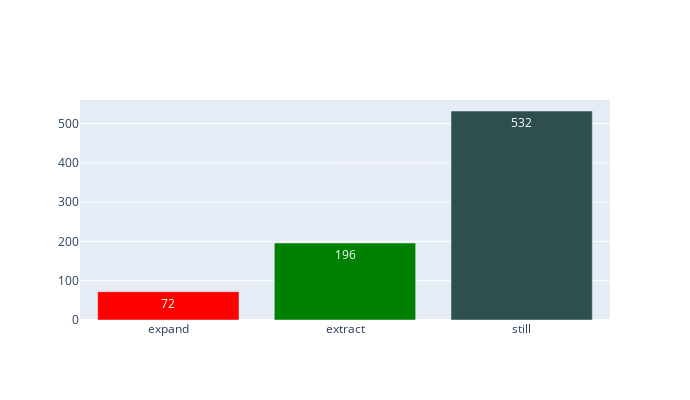

The code cell stored with this chart in its notebook:
### Code cell
# Meta-Statistics
GridStatsMetaDF = GridSizeDF.groupby(['comparison']).agg({'task_id': 'count'})\
                                         .rename(columns={'task_id': 'count'}).reset_index(drop=False)
GridStatsMetaDF['color'] = GridStatsMetaDF['comparison'].replace(COMP_COLORS)
# display(GridStatsMetaDF)

fig = go.Figure()
fig.add_trace(
        go.Bar(x=GridStatsMetaDF['comparison'],
               y=GridStatsMetaDF['count'],
            text=GridStatsMetaDF['count'], textposition='inside',
    marker_color=GridStatsMetaDF['color'],
))
fig.update_layout(autosize=False, width=690, height=400, )
fig.show()

### Figure 1 — Plotly figure (JSON) as saved in the notebook; plotly's stock layout.template omitted (floating-point values rounded to 4 significant figures)
{"data": [{"marker": {"color": ["red", "green", "darkslategray"]}, "text": [72, 196, 532], "textposition": "inside", "type": "bar", "x": ["expand", "extract", "still"], "y": [72, 196, 532]}], "layout": {"autosize": false, "height": 400, "width": 690, "xaxis": {"autorange": true, "range": [-0.5, 2.5], "type": "category"}, "yaxis": {"autorange": true, "range": [0, 560], "type": "linear"}}}
